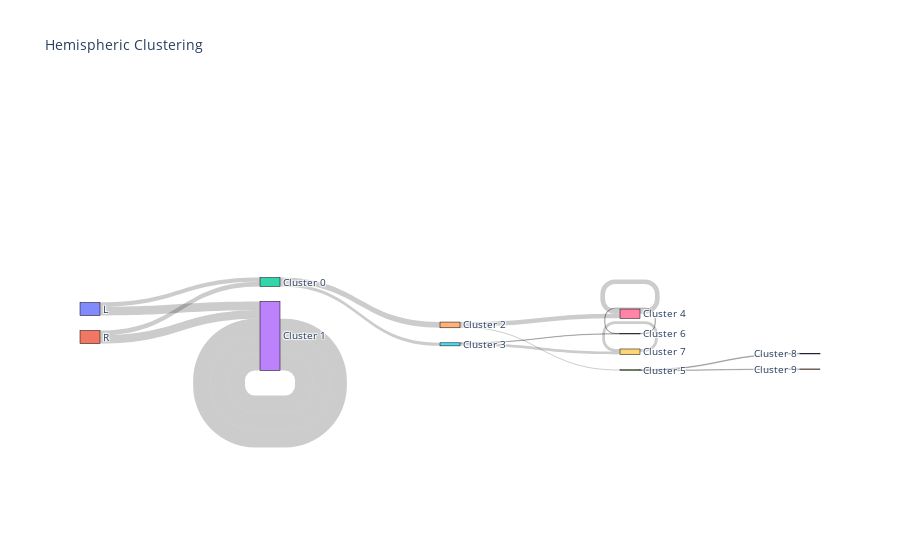

Write notebook code for a chart like this one.
### Code cell
hemispheric_clusters, encoded_labels = append_apriori_labels(
    meta.Hemisphere, cluster_labels
)

source, target, value = count_groups(hemispheric_clusters)

fig = go.Figure(
    data=[
        go.Sankey(
            node=dict(
                pad=15,
                thickness=20,
                line=dict(color="black", width=0.5),
                label=encoded_labels
                + [f"Cluster {i}" for i in range(np.max(hemispheric_clusters))],
            ),
            link=dict(source=source, target=target, value=value),
        )
    ]
)

fig.update_layout(title_text="Hemispheric Clustering", font_size=10)
fig.show(dpi=300, width=1000, height=600)

### Figure 1 — Plotly figure (JSON) as saved in the notebook; plotly's stock layout.template omitted (floating-point values rounded to 4 significant figures)
{"data": [{"link": {"source": [0, 0, 1, 1, 2, 2, 3, 3, 4, 4, 5, 5, 3, 6, 7, 7, 8, 9], "target": [2, 3, 2, 3, 4, 5, 3, 3, 6, 7, 8, 9, 3, 6, 10, 11, 8, 9], "value": [52, 114, 60, 106, 73, 39, 220, 220, 59, 14, 4, 35, 220, 59, 9, 5, 4, 35]}, "node": {"label": ["L", "R", "Cluster 0", "Cluster 1", "Cluster 2", "Cluster 3", "Cluster 4", "Cluster 5", "Cluster 6", "Cluster 7", "Cluster 8", "Cluster 9", "Cluster 10"], "line": {"color": "black", "width": 0.5}, "pad": 15, "thickness": 20}, "type": "sankey"}], "layout": {"autosize": true, "font": {"size": 10}, "title": {"text": "Hemispheric Clustering"}}}
